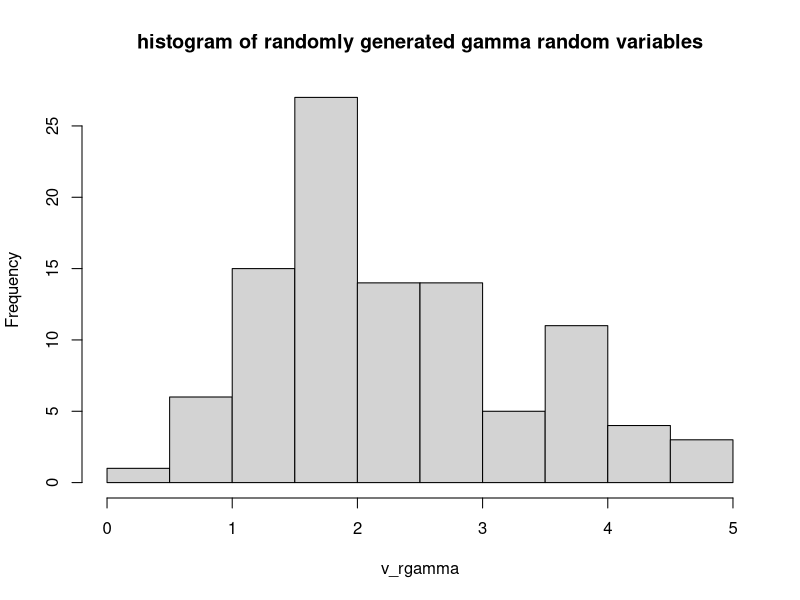
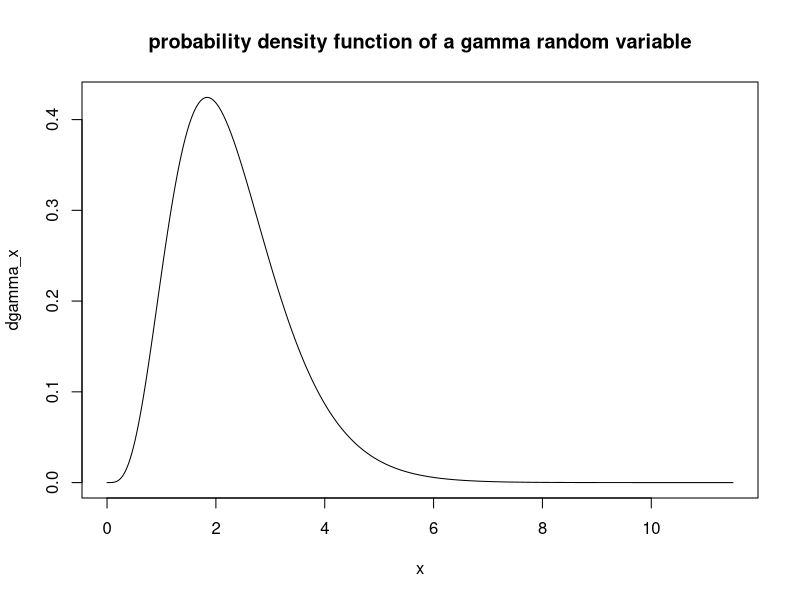
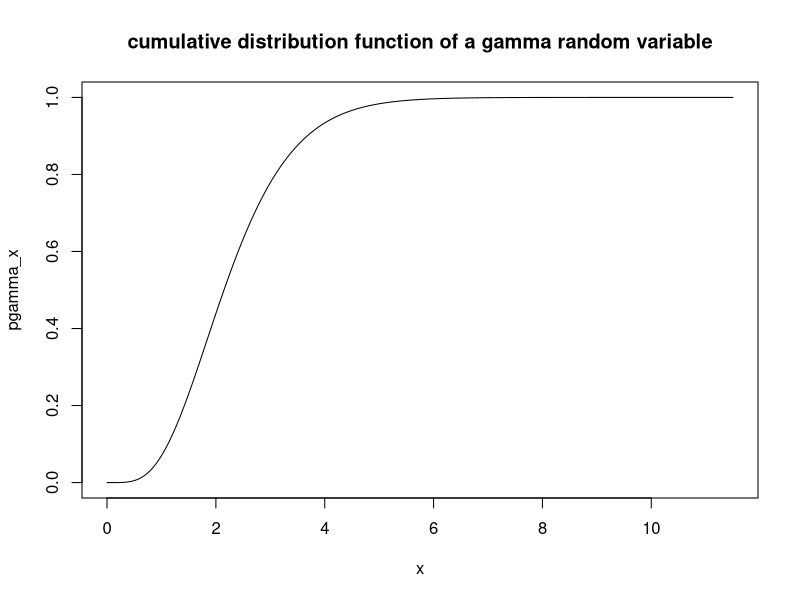

Here is the R script that generated these plots, in order:
## ---- chunk 1

x <- runif(
  n = 100,
  min = 0,
  max = 1
)



qexp(
  p = c(
    0,0.25,0.5,0.75,1
  ),
  rate = 1
)


v_rgamma <- rgamma(
  n = 100,
  shape = 5,
  rate = 2
)
hist(
  x = v_rgamma,
  main = "histogram of randomly generated gamma random variables"
)


## ---- chunk 2
gamma_mean <- mean(v_rgamma)
gamma_var <- var(v_rgamma)

alpha <- (gamma_mean^2)/gamma_var
beta <- (gamma_mean/gamma_var)
## ---- chunk 3
x <- seq(
  from = 0,
  to = 5*gamma_mean,
  by = 0.001
)
dgamma_x <- dgamma(
  x = x,
  shape = alpha,
  rate = beta
)
plot(
  x = x,
  y = dgamma_x,
  main = "probability density function of a gamma random variable",
  type = "l"
)

## ---- chunk 4
pgamma_x <- pgamma(
  q = x,
  shape = alpha,
  rate = beta
)
plot(
  x = x,
  y = pgamma_x,
  main = "cumulative distribution function of a gamma random variable",
  type = "l"
)

## ---- chunk 5
qgamma(
  p = c(
    0,0.25,0.5,0.75,1
  ),
  shape = alpha,
  rate = beta
)

